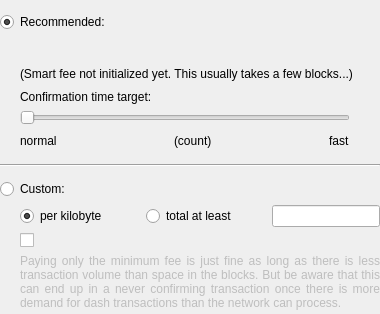
                  <widget class="QFrame" name="frameFeeSelection">
                   <layout class="QVBoxLayout" name="verticalLayoutFee12">
                    <property name="spacing">
                     <number>0</number>
                    </property>
                    <property name="leftMargin">
                     <number>0</number>
                    </property>
                    <property name="topMargin">
                     <number>0</number>
                    </property>
                    <property name="rightMargin">
                     <number>0</number>
                    </property>
                    <property name="bottomMargin">
                     <number>0</number>
                    </property>
                    <item>
                     <layout class="QGridLayout" name="gridLayoutFee">
                      <property name="topMargin">
                       <number>10</number>
                      </property>
                      <property name="bottomMargin">
                       <number>4</number>
                      </property>
                      <property name="horizontalSpacing">
                       <number>10</number>
                      </property>
                      <property name="verticalSpacing">
                       <number>4</number>
                      </property>
                      <item row="0" column="0">
                       <layout class="QVBoxLayout" name="verticalLayoutFee3" stretch="0,0,0,0">
                        <property name="spacing">
                         <number>6</number>
                        </property>
                        <property name="topMargin">
                         <number>2</number>
                        </property>
                        <item>
                         <widget class="QRadioButton" name="radioSmartFee">
                          <property name="sizePolicy">
                           <sizepolicy hsizetype="Preferred" vsizetype="Fixed">
                            <horstretch>0</horstretch>
                            <verstretch>0</verstretch>
                           </sizepolicy>
                          </property>
                          <property name="minimumSize">
                           <size>
                            <width>130</width>
                            <height>0</height>
                           </size>
                          </property>
                          <property name="text">
                           <string>Recommended:</string>
                          </property>
                          <property name="checked">
                           <bool>true</bool>
                          </property>
                          <attribute name="buttonGroup">
                           <string notr="true">groupFee</string>
                          </attribute>
                         </widget>
                        </item>
                        <item>
                         <layout class="QHBoxLayout" name="horizontalLayoutFee12">
                          <item>
                           <spacer name="horizontalSpacer_9">
                            <property name="orientation">
                             <enum>Qt::Horizontal</enum>
                            </property>
                            <property name="sizeType">
                             <enum>QSizePolicy::Fixed</enum>
                            </property>
                            <property name="sizeHint" stdset="0">
                             <size>
                              <width>20</width>
                              <height>20</height>
                             </size>
                            </property>
                           </spacer>
                          </item>
                          <item>
                           <widget class="QLabel" name="labelSmartFee">
                            <property name="text">
                             <string/>
                            </property>
                            <property name="margin">
                             <number>2</number>
                            </property>
                           </widget>
                          </item>
                          <item>
                           <widget class="QLabel" name="labelFeeEstimation">
                            <property name="text">
                             <string/>
                            </property>
                           </widget>
                          </item>
                         </layout>
                        </item>
                        <item>
                         <layout class="QHBoxLayout" name="horizontalLayout">
                          <item>
                           <spacer name="horizontalSpacer_2">
                            <property name="orientation">
                             <enum>Qt::Horizontal</enum>
                            </property>
                            <property name="sizeType">
                             <enum>QSizePolicy::Fixed</enum>
                            </property>
                            <property name="sizeHint" stdset="0">
                             <size>
                              <width>20</width>
                              <height>20</height>
                             </size>
                            </property>
                           </spacer>
                          </item>
                          <item>
                           <widget class="QLabel" name="labelSmartFee2">
                            <property name="sizePolicy">
                             <sizepolicy hsizetype="Preferred" vsizetype="Preferred">
                              <horstretch>0</horstretch>
                              <verstretch>0</verstretch>
                             </sizepolicy>
                            </property>
                            <property name="text">
                             <string>(Smart fee not initialized yet. This usually takes a few blocks...)</string>
                            </property>
                            <property name="margin">
                             <number>2</number>
                            </property>
                           </widget>
                          </item>
                         </layout>
                        </item>
                        <item>
                         <layout class="QHBoxLayout" name="horizontalLayoutFee9">
                          <item>
                           <spacer name="horizontalSpacer_010">
                            <property name="orientation">
                             <enum>Qt::Horizontal</enum>
                            </property>
                            <property name="sizeType">
                             <enum>QSizePolicy::Fixed</enum>
                            </property>
                            <property name="sizeHint" stdset="0">
                             <size>
                              <width>20</width>
                              <height>20</height>
                             </size>
                            </property>
                           </spacer>
                          </item>
                          <item>
                           <layout class="QVBoxLayout" name="verticalLayoutFee5">
                            <property name="rightMargin">
                             <number>30</number>
                            </property>
                            <item>
                             <layout class="QVBoxLayout" name="verticalLayoutFee6">
                              <item>
                               <widget class="QLabel" name="labelSmartFee3">
                                <property name="sizePolicy">
                                 <sizepolicy hsizetype="Preferred" vsizetype="Preferred">
                                  <horstretch>0</horstretch>
                                  <verstretch>0</verstretch>
                                 </sizepolicy>
                                </property>
                                <property name="text">
                                 <string>Confirmation time target:</string>
                                </property>
                                <property name="alignment">
                                 <set>Qt::AlignLeading|Qt::AlignLeft|Qt::AlignTop</set>
                                </property>
                                <property name="margin">
                                 <number>2</number>
                                </property>
                               </widget>
                              </item>
                             </layout>
                            </item>
                            <item>
                             <widget class="QSlider" name="sliderSmartFee">
                              <property name="minimum">
                               <number>0</number>
                              </property>
                              <property name="maximum">
                               <number>23</number>
                              </property>
                              <property name="pageStep">
                               <number>1</number>
                              </property>
                              <property name="value">
                               <number>0</number>
                              </property>
                              <property name="orientation">
                               <enum>Qt::Horizontal</enum>
                              </property>
                              <property name="invertedAppearance">
                               <bool>false</bool>
                              </property>
                              <property name="invertedControls">
                               <bool>false</bool>
                              </property>
                              <property name="tickPosition">
                               <enum>QSlider::NoTicks</enum>
                              </property>
                             </widget>
                            </item>
                            <item>
                             <layout class="QHBoxLayout" name="horizontalLayoutFee10">
                              <item>
                               <widget class="QLabel" name="labelSmartFeeNormal">
                                <property name="text">
                                 <string>normal</string>
                                </property>
                               </widget>
                              </item>
                              <item>
                               <spacer name="horizontalSpacer_7">
                                <property name="orientation">
                                 <enum>Qt::Horizontal</enum>
                                </property>
                                <property name="sizeHint" stdset="0">
                                 <size>
                                  <width>40</width>
                                  <height>20</height>
                                 </size>
                                </property>
                               </spacer>
                              </item>
                              <item>
                               <widget class="QLabel" name="confirmationTargetLabel">
                                <property name="text">
                                 <string notr="true">(count)</string>
                                </property>
                               </widget>
                              </item>
                              <item>
                               <spacer name="horizontalSpacer_3">
                                <property name="orientation">
                                 <enum>Qt::Horizontal</enum>
                                </property>
                                <property name="sizeHint" stdset="0">
                                 <size>
                                  <width>40</width>
                                  <height>20</height>
                                 </size>
                                </property>
                               </spacer>
                              </item>
                              <item>
                               <widget class="QLabel" name="labelSmartFeeFast">
                                <property name="text">
                                 <string>fast</string>
                                </property>
                               </widget>
                              </item>
                             </layout>
                            </item>
                           </layout>
                          </item>
                         </layout>
                        </item>
                       </layout>
                      </item>
                      <item row="1" column="0">
                       <widget class="Line" name="line">
                        <property name="minimumSize">
                         <size>
                          <width>0</width>
                          <height>20</height>
                         </size>
                        </property>
                        <property name="orientation">
                         <enum>Qt::Horizontal</enum>
                        </property>
                       </widget>
                      </item>
                      <item row="2" column="0">
                       <layout class="QVBoxLayout" name="verticalLayoutFee8">
                        <property name="spacing">
                         <number>6</number>
                        </property>
                        <item>
                         <widget class="QRadioButton" name="radioCustomFee">
                          <property name="sizePolicy">
                           <sizepolicy hsizetype="Preferred" vsizetype="Fixed">
                            <horstretch>0</horstretch>
                            <verstretch>0</verstretch>
                           </sizepolicy>
                          </property>
                          <property name="minimumSize">
                           <size>
                            <width>130</width>
                            <height>0</height>
                           </size>
                          </property>
                          <property name="text">
                           <string>Custom:</string>
                          </property>
                          <attribute name="buttonGroup">
                           <string notr="true">groupFee</string>
                          </attribute>
                         </widget>
                        </item>
                        <item>
                         <layout class="QHBoxLayout" name="horizontalLayoutFee13">
                          <item>
                           <spacer name="horizontalSpacer_6">
                            <property name="orientation">
                             <enum>Qt::Horizontal</enum>
                            </property>
                            <property name="sizeType">
                             <enum>QSizePolicy::Fixed</enum>
                            </property>
                            <property name="sizeHint" stdset="0">
                             <size>
                              <width>20</width>
                              <height>20</height>
                             </size>
                            </property>
                           </spacer>
                          </item>
                          <item>
                           <widget class="QRadioButton" name="radioCustomPerKilobyte">
                            <property name="sizePolicy">
                             <sizepolicy hsizetype="Expanding" vsizetype="Fixed">
                              <horstretch>0</horstretch>
                              <verstretch>0</verstretch>
                             </sizepolicy>
                            </property>
                            <property name="minimumSize">
                             <size>
                              <width>120</width>
                              <height>0</height>
                             </size>
                            </property>
                            <property name="toolTip">
                             <string>If the custom fee is set to 1000 duffs and the transaction is only 250 bytes, then &quot;per kilobyte&quot; only pays 250 duffs in fee,&lt;br /&gt;while &quot;at least&quot; pays 1000 duffs. For transactions bigger than a kilobyte both pay by kilobyte.</string>
                            </property>
                            <property name="text">
                             <string>per kilobyte</string>
                            </property>
                            <property name="checked">
                             <bool>true</bool>
                            </property>
                            <attribute name="buttonGroup">
                             <string notr="true">groupCustomFee</string>
                            </attribute>
                           </widget>
                          </item>
                          <item>
                           <widget class="QRadioButton" name="radioCustomAtLeast">
                            <property name="sizePolicy">
                             <sizepolicy hsizetype="Expanding" vsizetype="Fixed">
                              <horstretch>0</horstretch>
                              <verstretch>0</verstretch>
                             </sizepolicy>
                            </property>
                            <property name="minimumSize">
                             <size>
                              <width>120</width>
                              <height>0</height>
                             </size>
                            </property>
                            <property name="toolTip">
                             <string>If the custom fee is set to 1000 duffs and the transaction is only 250 bytes, then &quot;per kilobyte&quot; only pays 250 duffs in fee,&lt;br /&gt;while &quot;total at least&quot; pays 1000 duffs. For transactions bigger than a kilobyte both pay by kilobyte.</string>
                            </property>
                            <property name="text">
                             <string>total at least</string>
                            </property>
                            <attribute name="buttonGroup">
                             <string notr="true">groupCustomFee</string>
                            </attribute>
                           </widget>
                          </item>
                          <item>
                           <widget class="BitcoinAmountField" name="customFee">
                            <property name="sizePolicy">
                             <sizepolicy hsizetype="Expanding" vsizetype="Fixed">
                              <horstretch>0</horstretch>
                              <verstretch>0</verstretch>
                             </sizepolicy>
                            </property>
                           </widget>
                          </item>
                         </layout>
                        </item>
                        <item>
                         <layout class="QHBoxLayout" name="horizontalLayout_4">
                          <item>
                           <spacer name="horizontalSpacer">
                            <property name="orientation">
                             <enum>Qt::Horizontal</enum>
                            </property>
                            <property name="sizeType">
                             <enum>QSizePolicy::Fixed</enum>
                            </property>
                            <property name="sizeHint" stdset="0">
                             <size>
                              <width>20</width>
                              <height>0</height>
                             </size>
                            </property>
                           </spacer>
                          </item>
                          <item>
                           <widget class="QCheckBox" name="checkBoxMinimumFee">
                            <property name="sizePolicy">
                             <sizepolicy hsizetype="Expanding" vsizetype="Fixed">
                              <horstretch>0</horstretch>
                              <verstretch>0</verstretch>
                             </sizepolicy>
                            </property>
                            <property name="minimumSize">
                             <size>
                              <width>150</width>
                              <height>0</height>
                             </size>
                            </property>
                            <property name="toolTip">
                             <string>Paying only the minimum fee is just fine as long as there is less transaction volume than space in the blocks.&lt;br /&gt;But be aware that this can end up in a never confirming transaction once there is more demand for dash transactions than the network can process.</string>
                            </property>
                            <property name="text">
                             <string/>
                            </property>
                           </widget>
                          </item>
                         </layout>
                        </item>
                        <item>
                         <layout class="QHBoxLayout" name="horizontalLayoutFee8">
                          <item>
                           <spacer name="horizontalSpacer_8">
                            <property name="orientation">
                             <enum>Qt::Horizontal</enum>
                            </property>
                            <property name="sizeType">
                             <enum>QSizePolicy::Fixed</enum>
                            </property>
                            <property name="sizeHint" stdset="0">
                             <size>
                              <width>20</width>
                              <height>20</height>
                             </size>
                            </property>
                           </spacer>
                          </item>
                          <item>
                           <widget class="QLabel" name="labelMinFeeWarning">
                            <property name="enabled">
                             <bool>false</bool>
                            </property>
                            <property name="sizePolicy">
                             <sizepolicy hsizetype="Expanding" vsizetype="Expanding">
                              <horstretch>0</horstretch>
                              <verstretch>0</verstretch>
                             </sizepolicy>
                            </property>
                            <property name="toolTip">
                             <string>Paying only the minimum fee is just fine as long as there is less transaction volume than space in the blocks.&lt;br /&gt;But be aware that this can end up in a never confirming transaction once there is more demand for dash transactions than the network can process.</string>
                            </property>
                            <property name="text">
                             <string>Paying only the minimum fee is just fine as long as there is less transaction volume than space in the blocks. But be aware that this can end up in a never confirming transaction once there is more demand for dash transactions than the network can process.</string>
                            </property>
                            <property name="scaledContents">
                             <bool>false</bool>
                            </property>
                            <property name="alignment">
                             <set>Qt::AlignJustify|Qt::AlignTop</set>
                            </property>
                            <property name="wordWrap">
                             <bool>true</bool>
                            </property>
                            <property name="margin">
                             <number>5</number>
                            </property>
                           </widget>
                          </item>
                         </layout>
                        </item>
                       </layout>
                      </item>
                     </layout>
                    </item>
                   </layout>
                  </widget>
